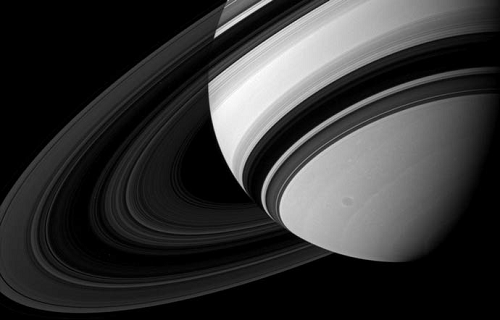
#> input picture computer_vision/images/saturn.png, 500 x 320 px
$ python 06_translating_images.py
#> lines starting #> are read from the running program, lines starting #| are printed output that depends on the picture
import numpy as np
import cv2


# Translation is the shifting of objects location. If you know the shift in
# (x,y) direction, let it be (t_x,t_y), you can create the transformation matrix
# M as follows:
#
#      M =  | 1  0  t_x |
#           | 0  1  t_y |
#
# You'll need to make it into a Numpy array of type np.float32 and pass it into
# cv2.warpAffine() function.

img = cv2.imread('images/saturn.png', 0)
#> img is the input picture: shape (320, 500); min 0, max 254, mean 51.9
rows, cols = img.shape
#> rows = 320; cols = 500
translate_x = -150
translate_y = 50
M = np.float32([[1, 0, translate_x], [0, 1, translate_y]])

img_translated = cv2.warpAffine(img, M, (cols, rows))
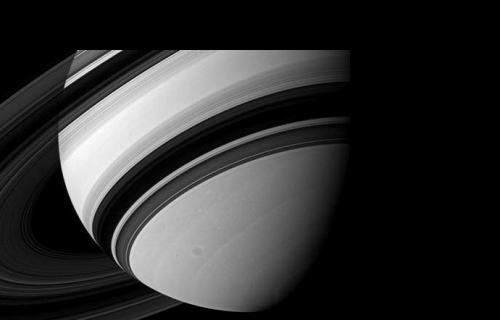
#> img_translated: shape (320, 500); min 0, max 254, mean 46.6
cv2.imshow('Translated Image', img_translated)
cv2.waitKey(0)
cv2.destroyAllWindows()

# WARNING: Third argument of the cv2.warpAffine() function is the size of the
# output image, which should be in the form of (width, height).
# Remember width = number of columns, and height = number of rows.

$ run again, with computer_vision/images/astro_left.png copied over computer_vision/images/saturn.png
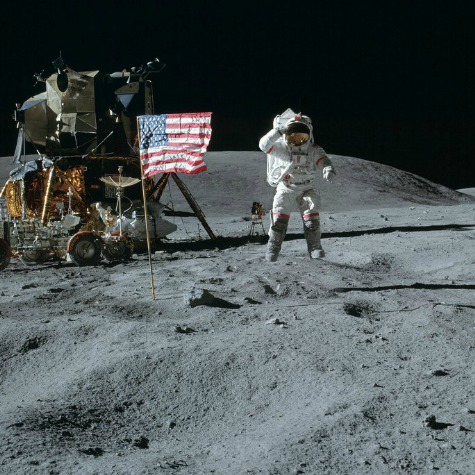
#> input picture computer_vision/images/astro_left.png, 475 x 475 px
#> `img = cv2.imread('images/saturn.png', 0)`:
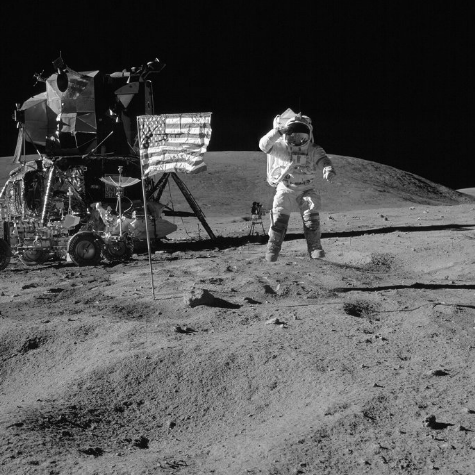
#> img: shape (475, 475); min 1, max 254, mean 81.2
#> `img_translated = cv2.warpAffine(img, M, (cols, rows))`:
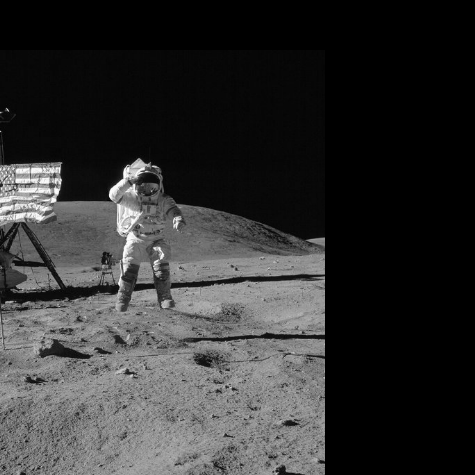
#> img_translated: shape (475, 475); min 0, max 254, mean 49.7

$ run again, with computer_vision/images/bicycle.png copied over computer_vision/images/saturn.png
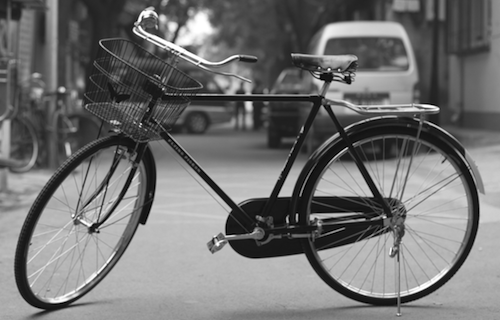
#> input picture computer_vision/images/bicycle.png, 500 x 320 px
#> img is the input picture: shape (320, 500); min 0, max 255, mean 114.2
#> `img_translated = cv2.warpAffine(img, M, (cols, rows))`:
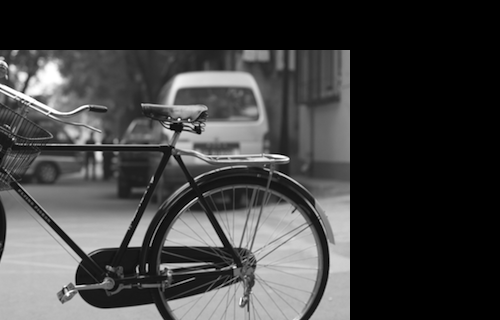
#> img_translated: shape (320, 500); min 0, max 255, mean 64
